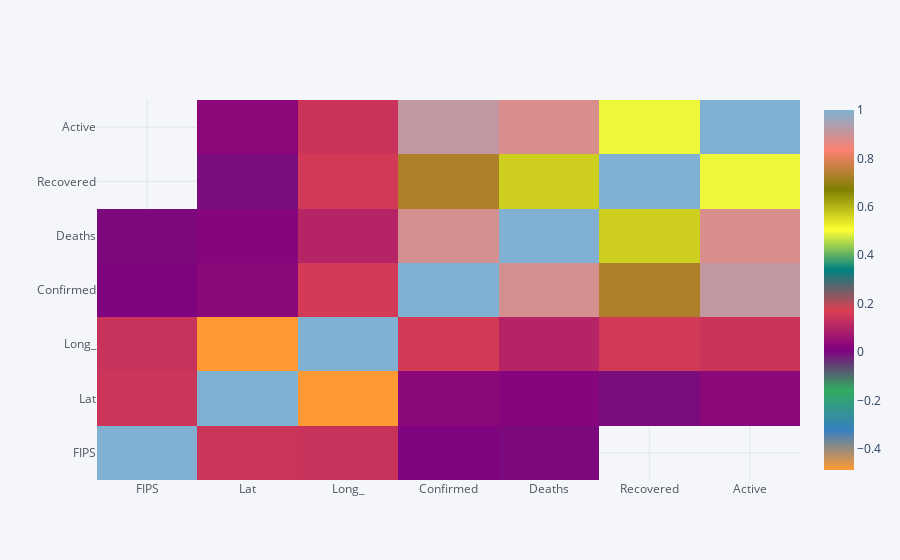

The notebook cell saved with this chart:
### Code cell
doc2.iplot('heatmap')

### Figure 1 — Plotly figure (JSON) as saved in the notebook; plotly's stock layout.template omitted (floating-point values rounded to 4 significant figures)
{"data": [{"colorscale": [[0, "rgb(255, 153, 51)"], [0.1111, "rgb(55, 128, 191)"], [0.2222, "rgb(50, 171, 96)"], [0.3333, "rgb(128, 0, 128)"], [0.4444, "rgb(219, 64, 82)"], [0.5556, "rgb(0, 128, 128)"], [0.6667, "rgb(255, 255, 51)"], [0.7778, "rgb(128, 128, 0)"], [0.8889, "rgb(251, 128, 114)"], [1, "rgb(128, 177, 211)"]], "type": "heatmap", "x": ["FIPS", "Lat", "Long_", "Confirmed", "Deaths", "Recovered", "Active"], "y": ["FIPS", "Lat", "Long_", "Confirmed", "Deaths", "Recovered", "Active"], "z": [[1, 0.1442, 0.1398, 0.003306, -0.0001903, null, null], [0.1442, 1, -0.4875, 0.02822, 0.02158, -0.00463, 0.0293], [0.1398, -0.4875, 1, 0.1571, 0.104, 0.156, 0.1437], [0.003306, 0.02822, 0.1571, 1, 0.8866, 0.7273, 0.9132], [-0.0001903, 0.02158, 0.104, 0.8866, 1, 0.5678, 0.8806], [null, -0.00463, 0.156, 0.7273, 0.5678, 1, 0.4931], [null, 0.0293, 0.1437, 0.9132, 0.8806, 0.4931, 1]], "zmax": null, "zmin": null}], "layout": {"legend": {"bgcolor": "#F5F6F9", "font": {"color": "#4D5663"}}, "paper_bgcolor": "#F5F6F9", "plot_bgcolor": "#F5F6F9", "title": {"font": {"color": "#4D5663"}}, "xaxis": {"gridcolor": "#E1E5ED", "showgrid": true, "tickfont": {"color": "#4D5663"}, "title": {"font": {"color": "#4D5663"}, "text": ""}, "zerolinecolor": "#E1E5ED"}, "yaxis": {"gridcolor": "#E1E5ED", "showgrid": true, "tickfont": {"color": "#4D5663"}, "title": {"font": {"color": "#4D5663"}, "text": ""}, "zerolinecolor": "#E1E5ED"}}}
